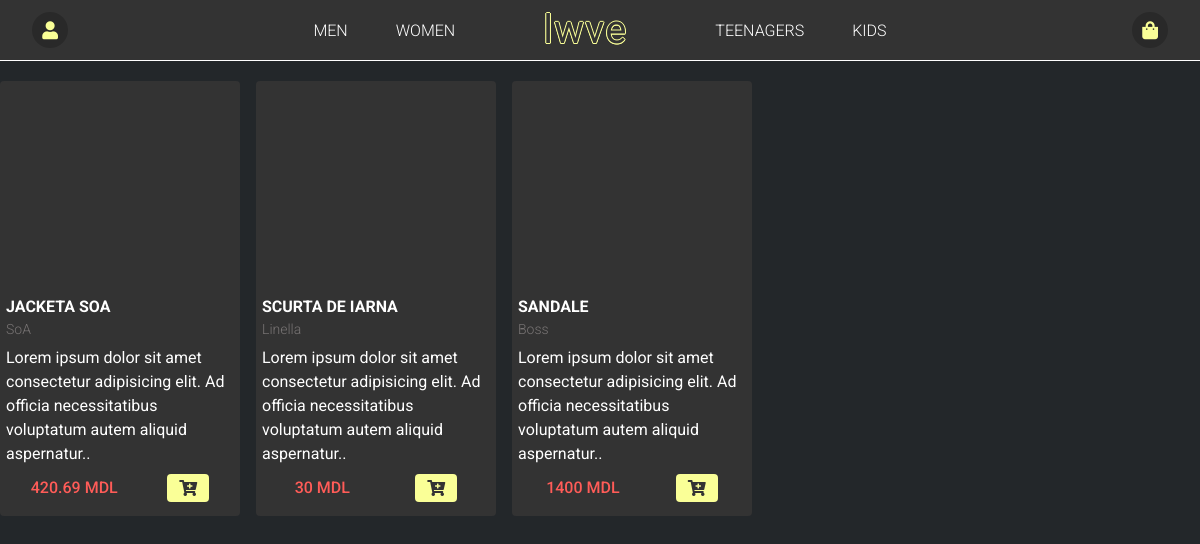
The page / on the database its author committed.
### tables this page shows
CREATE TABLE products (
id INT AUTO_INCREMENT PRIMARY KEY,
name VARCHAR(100) NOT NULL,
url TEXT NOT NULL,
brand VARCHAR(100) NOT NULL,
description TEXT DEFAULT 'Lorem ipsum dolor sit amet
                    consectetur adipisicing elit. Ad officia necessitatibus
                    voluptatum autem aliquid aspernatur.',
price FLOAT NOT NULL,
category VARCHAR(255) NOT NULL,
sub_category VARCHAR(255) NOT NULL
);

### index.php (called while the page is built)
<?php
include "menu.php";
include "grid.php";

### grid.php (the view, shortened to what this page needs)
<head>
    <link rel="stylesheet" href="./style/grid.css">
</head>
<div class="container-grid">
    <?php
    include "db.php";
    $sqli = "SELECT * FROM products";
    $res = $con->query($sqli);
    $data = $res->fetch_all(MYSQLI_ASSOC);
    foreach ($data as $row) {
        echo "<div class='grid-item'>
        <div class='product'>
            <div class='product-img' style='background-image: url({$row['url']});'></div>
            <div class='product-body'>
                <div class='product-title'>{$row['name']}</div>
                <div class='product-brand'>{$row['brand']}</div>
                <div class='product-description'>{$row['description']}.</div>
            </div>
            <div class='product-actions'>
                <div class='product-price'>
                    {$row['price']} MDL
                </div>
                <a href='#' class='btn btn-warning add-to-cart'>
                    <i class='fas fa-cart-plus add-to-cart-icon'></i>
                </a>
            </div>
        </div>
    </div>";
    }
    ?>
</div>

### head.php (shortened to what this page needs)
<head>
    <link rel="stylesheet" href="https://cdn.jsdelivr.net/npm/bootstrap@5.1.3/dist/css/bootstrap.min.css">
    <link rel="stylesheet" href="https://pro.fontawesome.com/releases/v5.10.0/css/all.css" />
</head>

### menu.php (shortened to what this page needs)
<?php
include "head.php";
?>
<head>
    <link rel="stylesheet" href="./style/menu.css">
</head>
<nav class="my-navbar">
    <div class="user-element">
        <?php
        if (isset($_SESSION['username']) || !empty($_SESSION['username'])) {
            $username = $_SESSION['username'];
        ?>
            <div class="fixed-element user">
                <a href="logout.php">
                    <i class="fas fa-sign-out menu-icon"></i>
                </a>
            </div>
        <?php
            echo "<p class='username'>{$username}</p>";
        } else {
        ?>
            <div class="fixed-element user" class="btn dropdown-toggle" data-toggle="dropdown">
                <i class="fas fa-user menu-icon"></i>
            </div>
        <?php
        }
        ?>
    </div>
    <nav class="navigation">
        <div class="mini-navbar">
            <div class="mini-navbar-item">
                <a href="#" class="mini-navbar-link">Men</a>
            </div>
            <div class="mini-navbar-item">
                <a href="#" class="mini-navbar-link">Women</a>
            </div>
        </div>
        <p id='logo'>
            lwve
        </p>
        <div class="mini-navbar">
            <div class="mini-navbar-item">
                <a href="#" class="mini-navbar-link">Teenagers</a>
            </div>
            <div class="mini-navbar-item">
                <a href="#" class="mini-navbar-link">kids</a>
            </div>
        </div>
    </nav>
    <div class="fixed-element shopping-cart" id="cart">
        <i class="fas fa-shopping-bag menu-icon"></i>
    </div>
</nav>

### style/menu.css (style rules this page uses)
.my-navbar { display: flex; justify-content: space-between; align-items: center; padding-left: 32px; padding-right: 32px; background-color: var(--primary); border-bottom: 1px solid white; }
.navigation { display: flex; justify-content: space-around; align-items: center; }
#logo { font-family: "Righteous", sans-serif; font-style: normal; font-weight: normal; font-size: 40px; letter-spacing: 1px; user-select: none; cursor: pointer; color: var(--primary); text-shadow: 1px 0 0 var(--secondary), -1px 0 0 var(--secondary), 0 1px 0 var(--secondary), 0 -1px 0 var(--secondary), 0.5px 0.5px var(--secondary), -0.5px -0.5px 0 var(--secondary), 0.5px -0.5px 0 var(--secondary), -0.5px 0.5px 0 var(--secondary); margin: 0; margin-right: 64px; margin-left: 64px; }
.mini-navbar { display: flex; justify-content: center; align-items: center; }
.mini-navbar-item { padding: 4px 8px; margin-right: 16px; margin-left: 16px; }
.mini-navbar-link { font-family: "Roboto", sans-serif; font-style: normal; font-weight: 300; font-size: 16px; color: white; text-decoration: none; text-transform: uppercase; }
.mini-navbar-link::before { content: ""; display: block; width: 0; height: 2px; background: var(--secondary); transition: width 0.3s; }
.fixed-element { cursor: pointer; display: grid; place-items: center center; width: 36px; height: 36px; border-radius: 50%; background-color: rgba(0, 0, 0, 0.2); }
.menu-icon { font-size: 18px; color: var(--secondary); }
.user-element { display: flex; align-items: center; justify-content: center; position: relative; }

### style/grid.css (style rules this page uses)
.container-grid { margin: 20px auto; display: grid; grid-template-columns: repeat(4, 20vw); gap: 16px; }
.product { padding: 6px; background-color: var(--primary); border-radius: 4px; }
.product-img { width: 100%; height: 200px; background-size: cover; background-repeat: no-repeat; background-origin: center; margin-bottom: 8px; }
.product-title { font-family: "Roboto", sans-serif; text-transform: uppercase; font-style: normal; font-weight: bold; font-size: 16px; color: #ffffff; }
.product-brand { font-family: Roboto; font-style: normal; font-weight: 300; font-size: 14px; color: var(--brand); }
.product-description { margin: 6px auto; font-family: "Roboto", sans-serif; color: white; }
.product-actions { display: flex; justify-content: space-around; align-items: center; margin: 8px auto; }
.product-price { font-family: "Roboto", sans-serif; font-style: normal; font-weight: 500; font-size: 16px; color: var(--cart); }
.add-to-cart { background-color: var(--secondary); border: none; border-radius: 4px; display: flex; justify-content: center; align-items: center; }
.add-to-cart-icon { color: var(--primary); }

### style/global.css (style rules this page uses)
*, *::before, *::after { margin: 0; padding: 0; box-sizing: border-box; --primary: #333333; --secondary: #faff97; --body: #23272a; --brand: #787474; --cart: #ff5c58; --close: #bd2c00; }
a { text-decoration: none; }

### rows shown on the page
products: name "JACKETA SOA", brand "SoA", description "Lorem ipsum dolor sit amet consectetur adipisicing elit. Ad officia necessitatibus voluptatum autem aliquid aspernatur.", price "420.69"
products: name "SCURTA DE IARNA", brand "Linella", description "Lorem ipsum dolor sit amet consectetur adipisicing elit. Ad officia necessitatibus voluptatum autem aliquid aspernatur.", price "30"
products: name "SANDALE", brand "Boss", description "Lorem ipsum dolor sit amet consectetur adipisicing elit. Ad officia necessitatibus voluptatum autem aliquid aspernatur.", price "1400"
